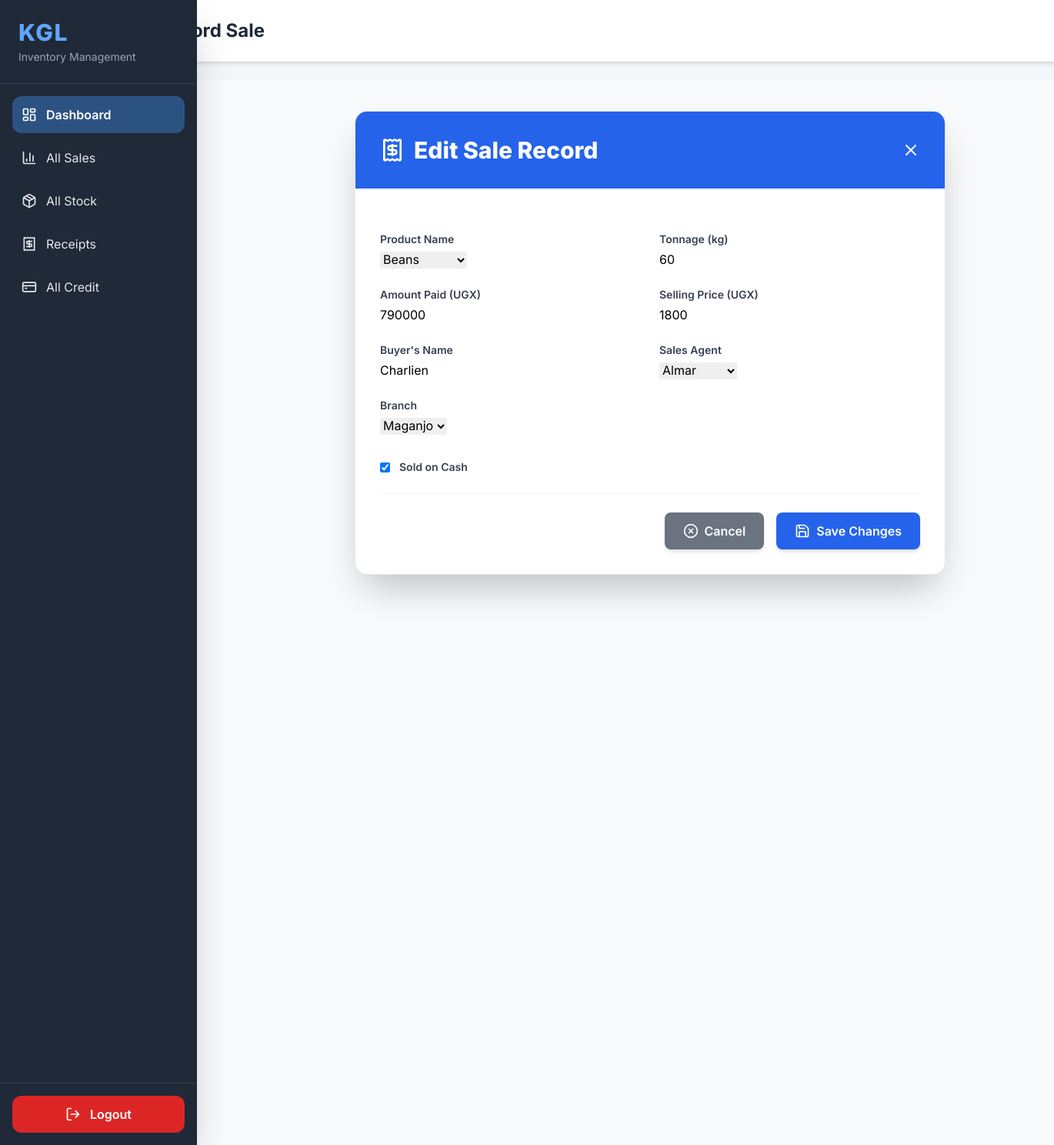
The page /sales/edit/3/ (signed in) on the database its author committed.
### kgl_app/models.py (models this page shows, shortened)
class Sales(models.Model):
    product_name=models.ForeignKey(Stock, on_delete=models.CASCADE)
    tonnage=models.IntegerField()
    amount_paid =models.IntegerField(default=0,blank =False)
    buyers_name=models.CharField(max_length=35)
    date_and_time =models.DateTimeField(auto_now_add=True)
    salesagent_name=models.ForeignKey(Userprofile, on_delete=models.CASCADE,null=True)
    is_sold_on_cash=models.BooleanField(default=False)
    branch =models.ForeignKey(Branch, on_delete=models.CASCADE,null=True)
    selling_price=models.IntegerField(null=True,blank=True)

### kgl_app/views.py (the view)
# urls.py: path('sales/edit/<int:sale_id>/', views.edit_sale, name='edit_sale'),
@user_passes_test(is_manager_check or is_salesagent_check)
def edit_sale(request, sale_id):
    sale = get_object_or_404(Sales, id=sale_id)  # Get the sale object to edit
    if request.method == 'POST':
        form = AddSalesForm(request.POST, instance=sale)
        if form.is_valid():
            form.save()  # Save the updated sale
            return redirect('allsales')  # Redirect to the list of all sales
    else:
        form = AddSalesForm(instance=sale)
    context = {
        'form': form,
        'sale_id': sale_id,  # Pass the sale_id to the template, if needed
    }
    return render(request, 'edit_sale.html', context)

### kgl_app/forms.py
class AddSalesForm(ModelForm):
    class Meta:
        model=Sales
        fields='__all__'

### kgl_app/models.py (called while the page is built)
    def __str__(self):
        return self.branch_name

    def __str__(self):
        return self.username

    def __str__(self):
        return self.name_of_produce

### kgl_app/views.py (called while the page is built)
def is_manager_check(user):
    return user.is_manager

### kgl_app/templates/edit_sale.html (shortened to what this page needs)
{% extends 'base.html' %}
{% load static %}
{% block page_title %}Record Sale{% endblock %}
{% block content %}
<div class="min-h-screen bg-gray-50 py-10 px-4 sm:px-6 lg:px-8 flex justify-center items-start">
    <div class="max-w-3xl w-full bg-white rounded-2xl shadow-2xl overflow-hidden border border-gray-200">
        <div class="bg-blue-600 text-white p-6 sm:p-8 flex items-center justify-between">
            <h1 class="text-2xl sm:text-3xl font-extrabold flex items-center">
                <i data-lucide="receipt" class="w-6 h-6 sm:w-8 sm:h-8 mr-3"></i>
                {% if sale_id %}
                    <span>Edit Sale Record</span>
                {% else %}
                    <span>Record New Sale</span>
                {% endif %}
            </h1>
            <a href="{% url 'allsales' %}" class="text-white hover:text-blue-200 transition duration-150" title="Go back to Sales List">
                <i data-lucide="x" class="w-6 h-6"></i>
            </a>
        </div>
        <div class="p-6 sm:p-8">
            <form method="post" class="space-y-6">
                <div class="grid grid-cols-1 md:grid-cols-2 gap-6">
                    <div>
                        <label for="{{ form.product_name.id_for_label }}" class="block text-sm font-semibold text-gray-700 mb-1">Product Name</label>
                        {{ form.product_name }}
                    </div>
                    <div>
                        <label for="{{ form.tonnage.id_for_label }}" class="block text-sm font-semibold text-gray-700 mb-1">Tonnage (kg)</label>
                        {{ form.tonnage }}
                    </div>
                    <div>
                        <label for="{{ form.amount_paid.id_for_label }}" class="block text-sm font-semibold text-gray-700 mb-1">Amount Paid (UGX)</label>
                        {{ form.amount_paid }}
                    </div>
                    <div>
                        <label for="{{ form.selling_price.id_for_label }}" class="block text-sm font-semibold text-gray-700 mb-1">Selling Price (UGX)</label>
                        {{ form.selling_price }}
                    </div>
                    <div>
                        <label for="{{ form.buyers_name.id_for_label }}" class="block text-sm font-semibold text-gray-700 mb-1">Buyer's Name</label>
                        {{ form.buyers_name }}
                    </div>
                    <div>
                        <label for="{{ form.salesagent_name.id_for_label }}" class="block text-sm font-semibold text-gray-700 mb-1">Sales Agent</label>
                        {{ form.salesagent_name }}
                    </div>
                    <div class="md:col-span-2">
                        <label for="{{ form.branch.id_for_label }}" class="block text-sm font-semibold text-gray-700 mb-1">Branch</label>
                        {{ form.branch }}
                    </div>
                    <div class="md:col-span-2 pt-2">
                        <div class="flex items-center">
                            {{ form.is_sold_on_cash }}
                            <label class="ml-3 text-sm font-semibold text-gray-700" for="{{ form.is_sold_on_cash.id_for_label }}">Sold on Cash</label>
                        </div>
                    </div>
                </div>
                <div class="flex flex-col sm:flex-row justify-end pt-4 space-y-4 sm:space-y-0 sm:space-x-4 border-t pt-6 border-gray-100">
                    <a href="{% url 'allsales' %}" class="w-full sm:w-auto flex items-center justify-center space-x-2 bg-gray-500 text-white font-semibold py-3 px-6 rounded-lg shadow-md hover:bg-gray-600 transition duration-150 transform hover:-translate-y-0.5">
                        <i data-lucide="x-circle" class="w-5 h-5"></i>
                        <span>Cancel</span>
                    </a>
                    <button type="submit" class="w-full sm:w-auto flex items-center justify-center space-x-2 bg-blue-600 text-white font-semibold py-3 px-6 rounded-lg shadow-md hover:bg-blue-700 transition duration-150 transform hover:-translate-y-0.5">
                        <i data-lucide="save" class="w-5 h-5"></i>
                        <span>Save Changes</span>
                    </button>
                </div>
            </form>
        </div>
    </div>
</div>
{% endblock %}

### kgl_app/templates/base.html (style rules this page uses)
body { font-family: 'Inter', sans-serif; background-color: #f4f7f9; }

### rows shown on the page
Sales: product_name "Beans", tonnage "60", amount_paid "790000", selling_price "1800", buyers_name "Charlien", salesagent_name "Almar", branch "Maganjo", is_sold_on_cash "☑"
